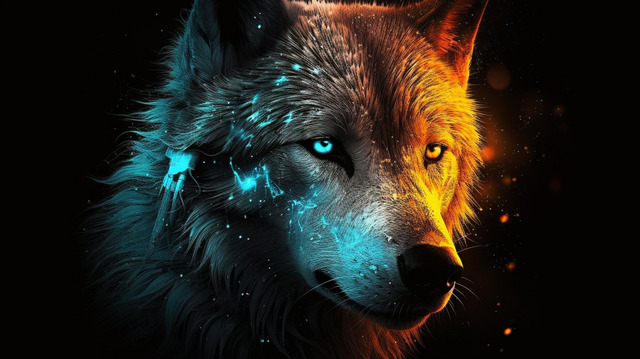
#> input picture Image_processing/major/16.jpg, 640 x 359 px, found by its file name
$ python segmentation.py
#> lines starting #> are read from the running program, lines starting #| are printed output that depends on the picture; after the words box and inside, x2 and y2 are one past the last pixel; in counts of white or black regions, pixels touching at a corner belong together
import cv2
import numpy as np

# Read the input image
image = cv2.imread("D:/Image_processing/Image_processing/major/16.jpg")
#> image is the input picture: shape (359, 640, 3); mean B, G, R 25.7, 32.4, 34.2

# Convert to grayscale
gray = cv2.cvtColor(image, cv2.COLOR_BGR2GRAY)
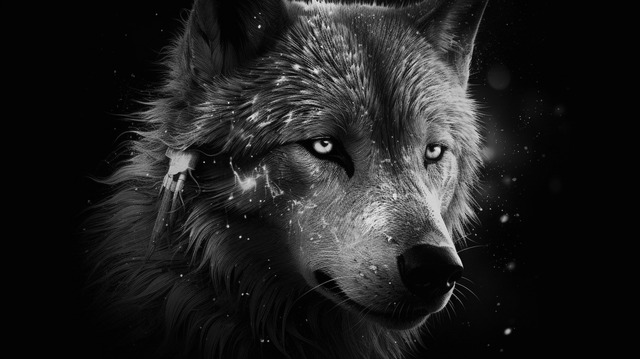
#> gray: shape (359, 640); min 0, max 240, mean 32.2

# Apply Gaussian blur to reduce noise
blurred = cv2.GaussianBlur(gray, (5, 5), 0)

# Perform Canny edge detection
edges = cv2.Canny(blurred, 50, 150)
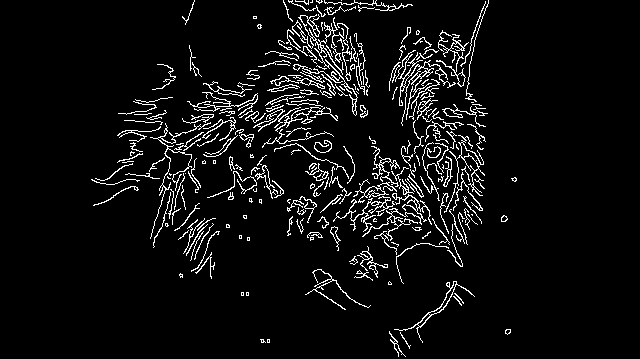
#> edges: shape (359, 640); 5.9% white in thin lines or dots, all inside (x1, y1, x2, y2) = (91, 0, 517, 357)

# Find contours in the edged image
contours, hierarchy = cv2.findContours(edges, cv2.RETR_EXTERNAL, cv2.CHAIN_APPROX_SIMPLE)
#> contours = 247 contours, 200 with area under 20; largest, box (x1, y1, x2, y2) and area: (292, 14, 358, 116) 372, (395, 50, 456, 126) 275, (394, 281, 475, 343) 258, (253, 107, 309, 132) 180, (362, 193, 432, 241) 171

# Draw all contours on the original image
cv2.drawContours(image, contours, -1, (0, 255, 0), 2)
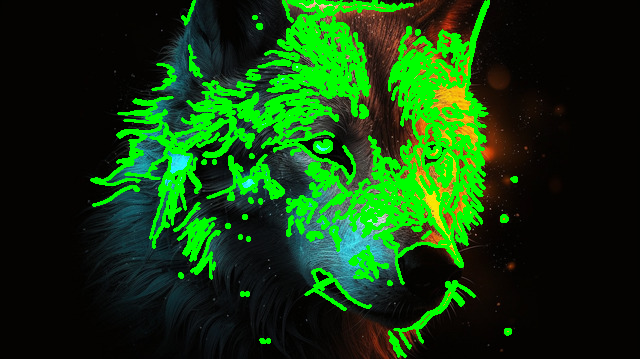
#> image: shape (359, 640, 3); 17.35% of pixels changed, all inside (x1, y1, x2, y2) = (90, 0, 518, 358)

# Display the results
cv2.imshow('Original Image', image)
cv2.waitKey(0)
cv2.destroyAllWindows()

$ run again, with Image_processing/major/12.jpg copied over Image_processing/major/16.jpg
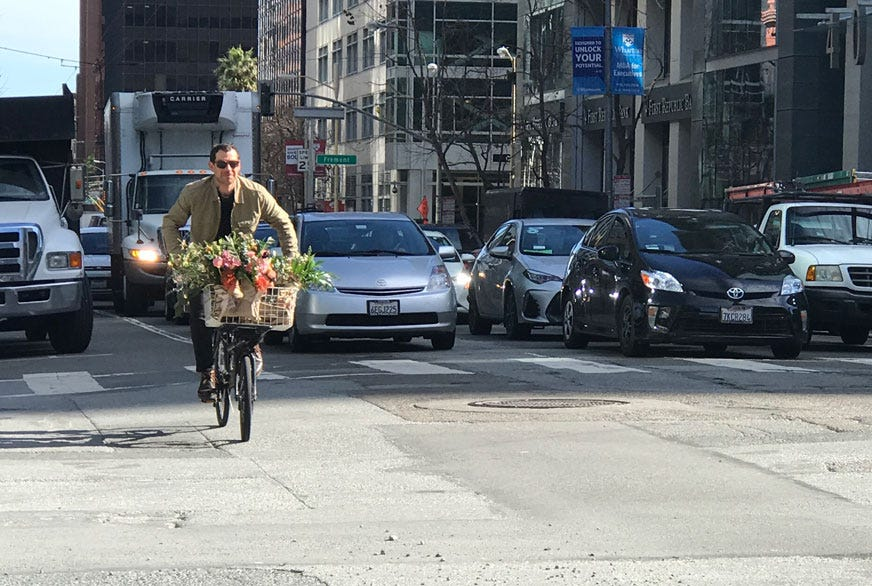
#> input picture Image_processing/major/12.jpg, 872 x 586 px, found by its file name
#> image is the input picture: shape (586, 872, 3); mean B, G, R 122.6, 119.8, 114.6
#> `edges = cv2.Canny(blurred, 50, 150)`:
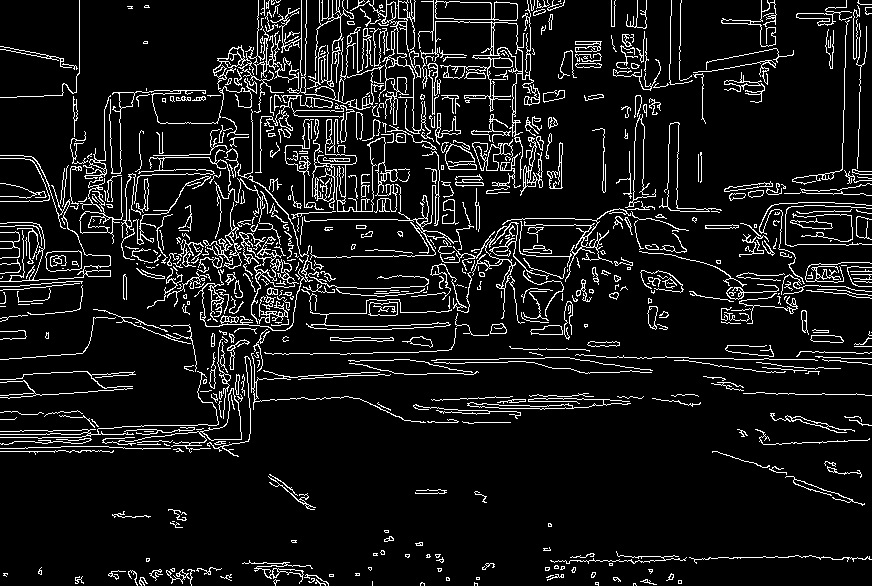
#> edges: shape (586, 872); 9.1% white in thin lines or dots
#> contours = 639 contours, 505 with area under 20; largest, box (x1, y1, x2, y2) and area: (420, 0, 534, 179) 1666, (435, 0, 518, 21) 1354, (118, 388, 242, 453) 786, (369, 0, 434, 142) 756, (45, 250, 82, 272) 652
#> `cv2.drawContours(image, contours, -1, (0, 255, 0), 2)`:
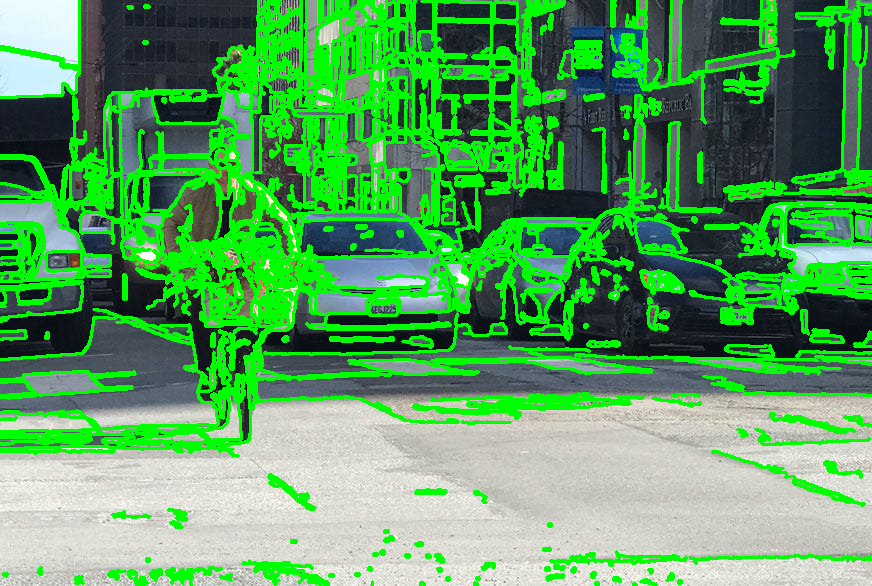
#> image: shape (586, 872, 3); mean B, G, R 93.8, 160.3, 88.3

$ run again, with Image_processing/major/13.jpg copied over Image_processing/major/16.jpg
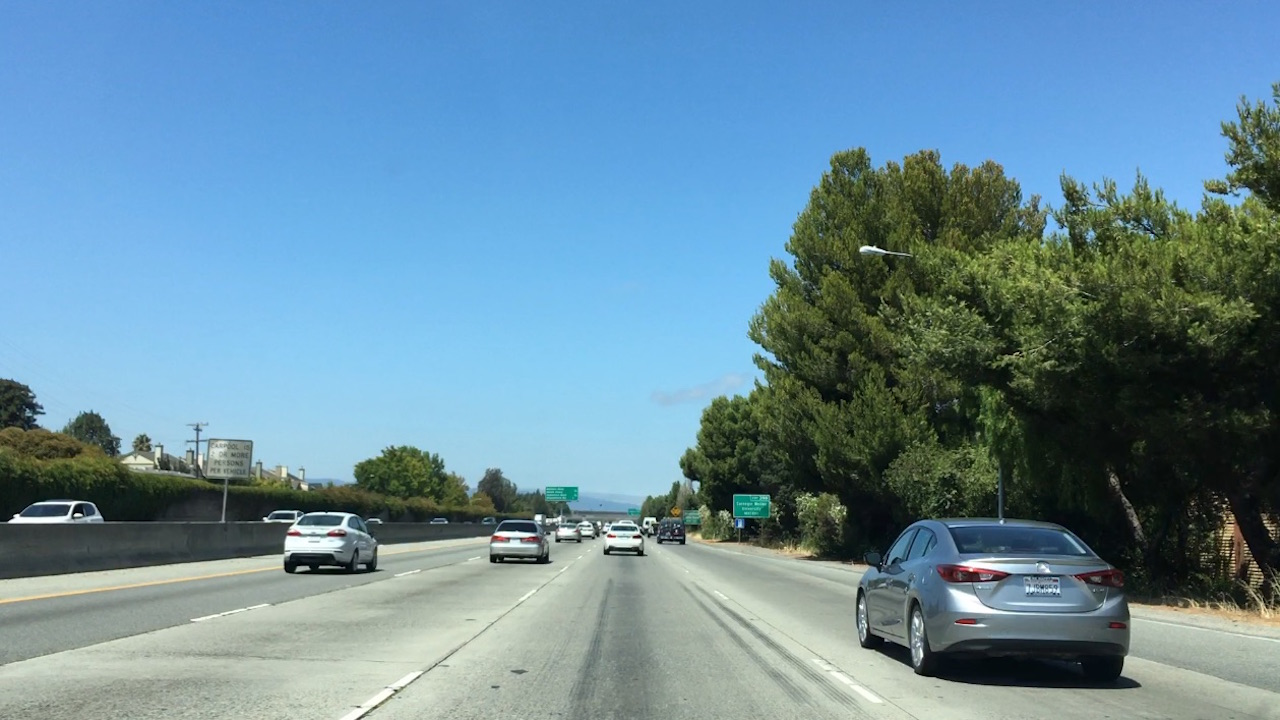
#> input picture Image_processing/major/13.jpg, 1280 x 720 px, found by its file name
#> image is the input picture: shape (720, 1280, 3); mean B, G, R 158.7, 140.8, 105
#> `edges = cv2.Canny(blurred, 50, 150)`:
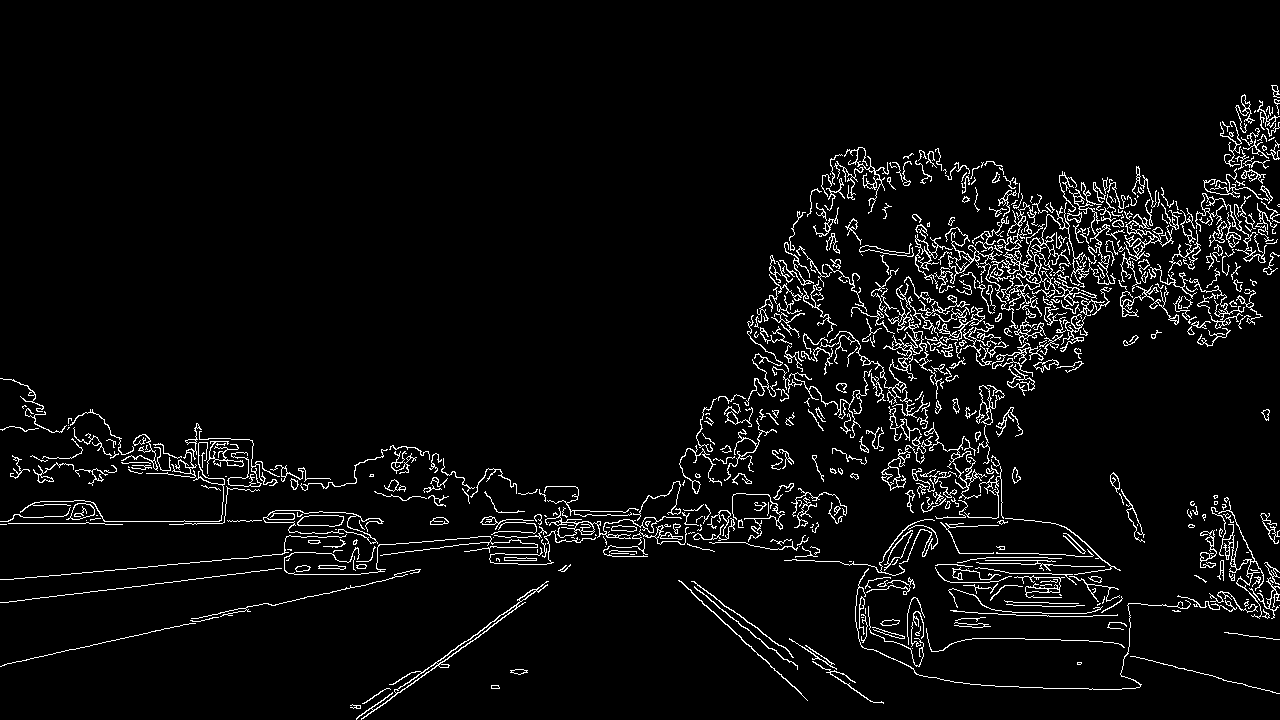
#> edges: shape (720, 1280); 4.8% white in thin lines or dots, all inside (x1, y1, x2, y2) = (0, 85, 1280, 720)
#> contours = 585 contours, 405 with area under 20; largest, box (x1, y1, x2, y2) and area: (263, 510, 384, 544) 1612, (934, 202, 1125, 329) 1323, (356, 581, 549, 720) 728, (820, 283, 944, 405) 712, (545, 507, 682, 539) 438
#> `cv2.drawContours(image, contours, -1, (0, 255, 0), 2)`:
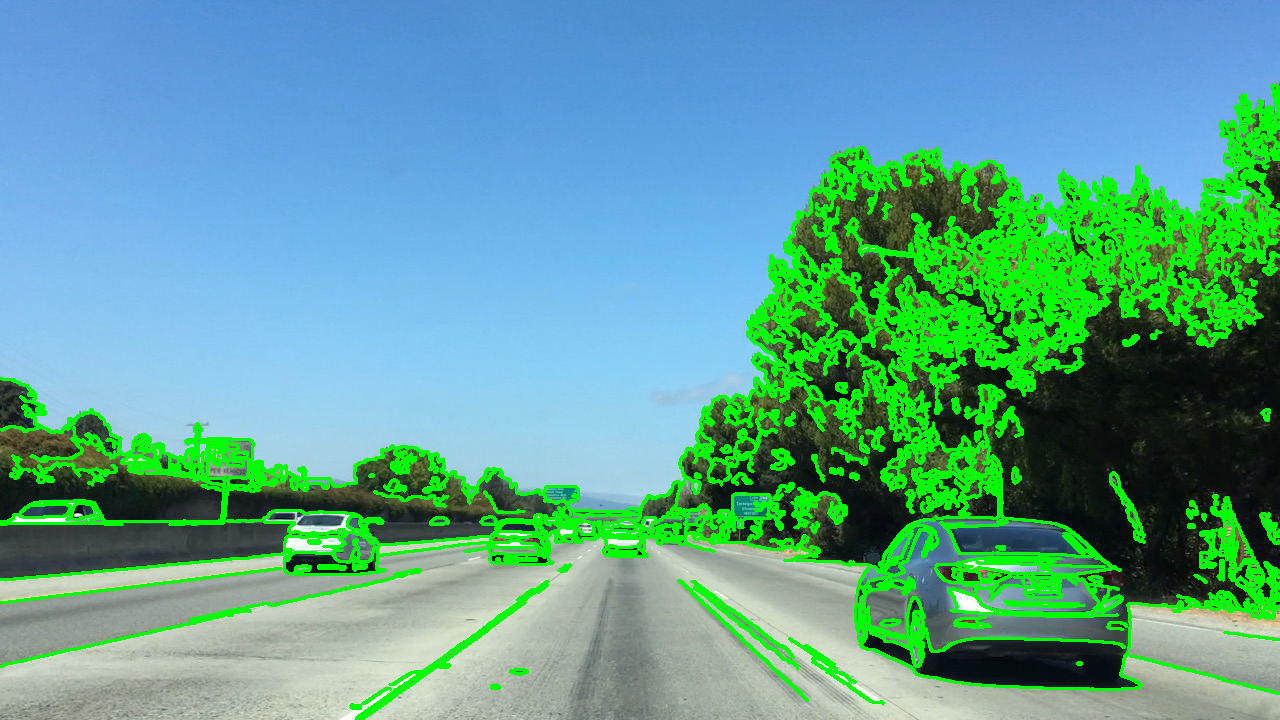
#> image: shape (720, 1280, 3); 14.01% of pixels changed, all inside (x1, y1, x2, y2) = (0, 84, 1280, 720)

$ run again, with Image_processing/major/14.jpg copied over Image_processing/major/16.jpg
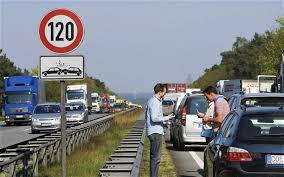
#> input picture Image_processing/major/14.jpg, 284 x 177 px, found by its file name
#> image is the input picture: shape (177, 284, 3); mean B, G, R 129.8, 126.5, 123.9
#> `edges = cv2.Canny(blurred, 50, 150)`:
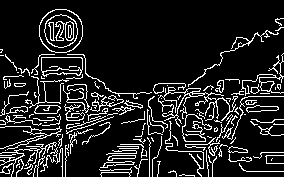
#> edges: shape (177, 284); 12.9% white in thin lines or dots
#> contours = 131 contours, 103 with area under 20; largest, box (x1, y1, x2, y2) and area: (39, 9, 83, 53) 1512, (41, 57, 83, 77) 672, (158, 87, 238, 127) 513, (34, 105, 61, 114) 183, (246, 105, 279, 113) 137
#> `cv2.drawContours(image, contours, -1, (0, 255, 0), 2)`:
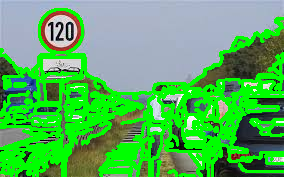
#> image: shape (177, 284, 3); mean B, G, R 91.5, 178.9, 85.2
